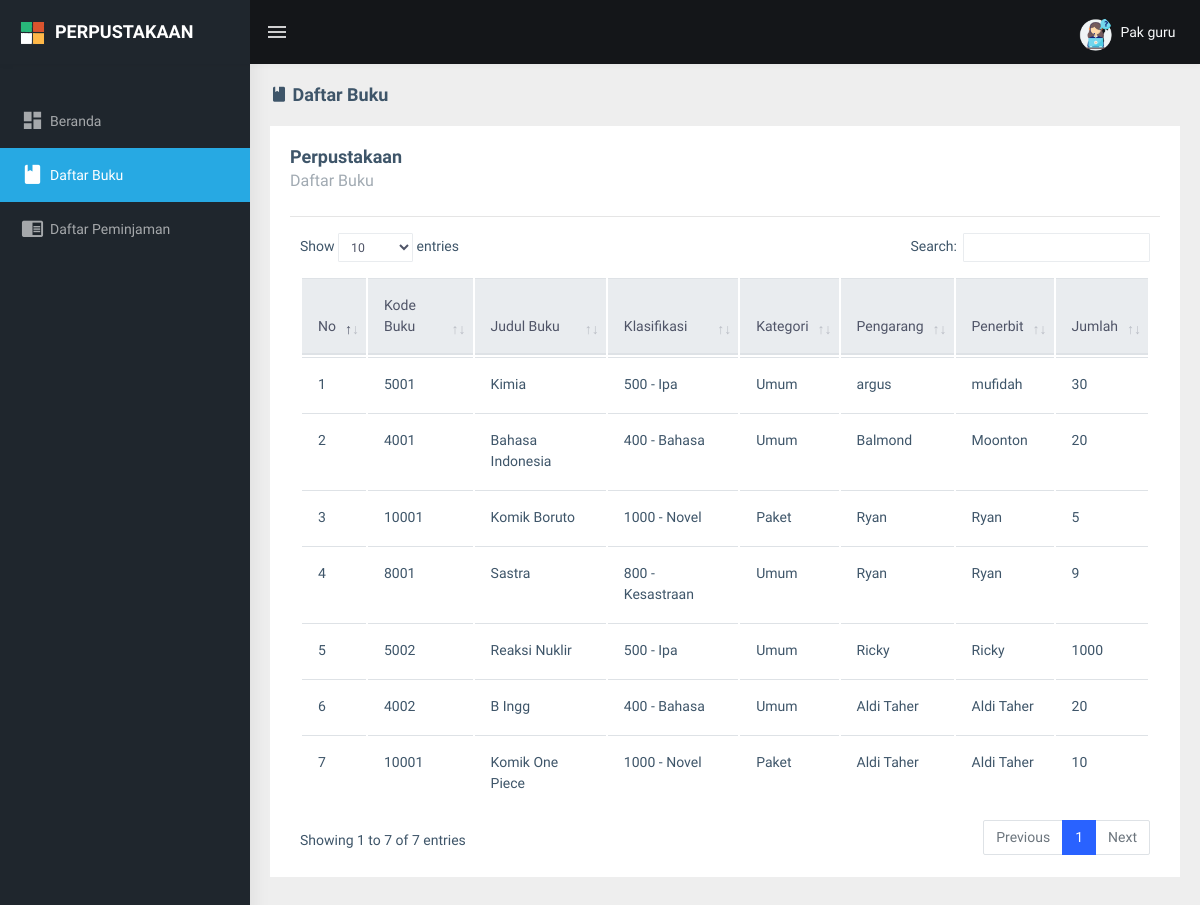
Page /simperpus/daftar_buku_guru (signed in) on the earlier database version.
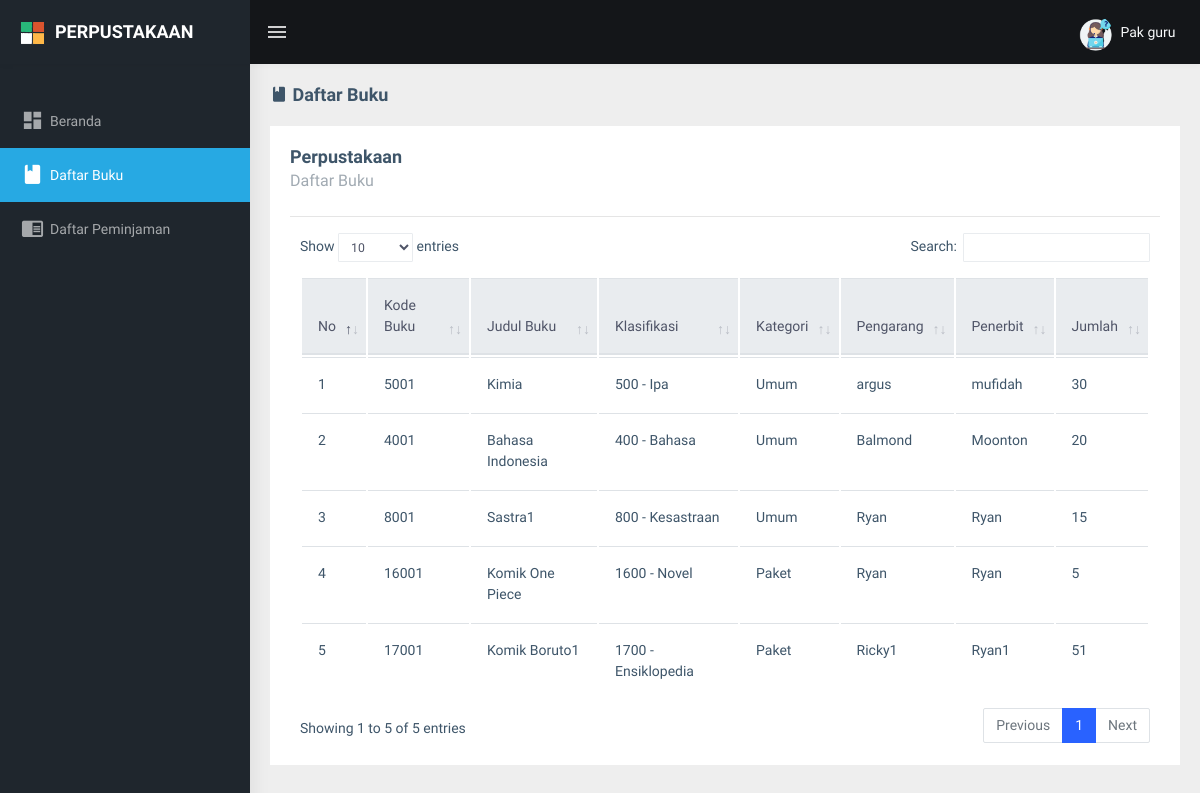
Same page on the later database version.
### tables this page shows
CREATE TABLE `guru` (
  `nuptk` varchar(20) NOT NULL,
  `nama_lengkap` varchar(50) NOT NULL,
  `no_hp` varchar(15) NOT NULL,
  `tempat_lahir` varchar(20) NOT NULL,
  `tgl_lahir` date NOT NULL,
  `jk` varchar(10) NOT NULL,
  `jabatan` varchar(20) NOT NULL,
  `thn_masuk` varchar(4) NOT NULL,
  `foto` varchar(50) NOT NULL,
  `pass` varchar(80) NOT NULL,
  `username` varchar(50) NOT NULL
);

CREATE TABLE `buku` (
  `id_buku` int(11) NOT NULL,
  `kode_isbn` varchar(100) NOT NULL,
  `no_buku` char(6) NOT NULL,
  `judul_buku` varchar(120) NOT NULL,
  `pengarang` varchar(100) NOT NULL,
  `penerbit` varchar(100) NOT NULL,
  `tahun_terbit` varchar(5) NOT NULL,
  `tempat_terbit` varchar(100) NOT NULL,
  `kategori_buku` tinyint(4) NOT NULL,
  `jenis` int(11) DEFAULT NULL,
  `kode_klasifikasi` char(30) NOT NULL,
  `kelas` char(5) DEFAULT NULL,
  `jilid_edisi` varchar(20) NOT NULL,
  `jumlah_buku` int(11) NOT NULL,
  `sumber_dana` varchar(50) NOT NULL,
  `harga_satuan` int(11) NOT NULL,
  `tanggal_input` datetime NOT NULL
);

CREATE TABLE `klasifikasi` (
  `kode_klasifikasi` char(30) NOT NULL,
  `klasifikasi` varchar(50) NOT NULL
);

### simperpus/app/get_data.php (called while the page is built, shortened)
<?php
    if (isset($_SESSION['unique_user']) && $_SESSION['type_user'] == "anggota") {
        $stmt_data = $mysqli->prepare("SELECT * FROM anggota WHERE nisn='{$_SESSION['unique2_user']}'");
        $stmt_data->execute();
        $result_data = $stmt_data->get_result();
        $row_data = $result_data->fetch_object();
        $stmt_transaksi = $mysqli->prepare("SELECT * FROM transaksi WHERE nisn='{$_SESSION['unique2_user']}'");
        $stmt_transaksi->execute();
        $result_transaksi = $stmt_transaksi->get_result();
        $row_transaksi = $result_transaksi->fetch_object();
        $stmt_transaksi2 = $mysqli->prepare("SELECT * FROM transaksi WHERE tgl_kembali='0' AND nisn='{$_SESSION['unique2_user']}'");
        $stmt_transaksi2->execute();
        $result_transaksi2 = $stmt_transaksi2->get_result();
        $row_transaksi2 = $result_transaksi2->fetch_object();
        $stmt_transaksi->close();
        $stmt_data->close();
        $stmt_transaksi2->close();
    } else if (isset($_SESSION['unique_user']) && $_SESSION['type_user'] == "guru") {
        $stmt_data = $mysqli->prepare("SELECT * FROM guru WHERE nuptk='{$_SESSION['unique2_user']}'");
        $stmt_data->execute();
        $result_data = $stmt_data->get_result();
        $row_data = $result_data->fetch_object();
    } else if (isset($_SESSION['unique_user']) && $_SESSION['type_user'] == "admin") {
        $stmt_data = $mysqli->prepare("SELECT * FROM admin WHERE id_admin='{$_SESSION['unique2_user']}'");
        $stmt_data->execute();
        $result_data = $stmt_data->get_result();
        $row_data = $result_data->fetch_object();
        $stmt_data->close();
    }
?>

### simperpus/views/pages/guru/daftar_buku.php (the view)
<div class="page-wrapper">
    <div class="page-breadcrumb">
        <div class="row">
            <div class="col-12 d-flex no-block align-items-center">
                <h4 class="page-title"><i class="<?= $icon ?>"></i> <?= $title ?></h4>
            </div>
        </div>
    </div>
    <div class="container-fluid">
        <div class="row">
            <div class="col-md-12">
                <div class="card">
                    <div class="card-body">
                        <div class="d-md-flex align-items-center">
                            <div>
                                <h4 class="card-title">Perpustakaan</h4>
                                <h5 class="card-subtitle"><?= $title ?></h5>
                            </div>
                        </div>
                        <hr>
                        <div class="row">
                            <div class="col-lg-12">
                                <div class="table-responsive">
                                    <table class="table table-hover" id="datatable_r">
                                        <thead class="thead-light">
                                            <tr>
                                                <th>No</th>
                                                <th>Kode Buku</th>
                                                <th>Judul Buku</th>
                                                <th>Klasifikasi</th>
                                                <th>Kategori</th>
                                                <th>Pengarang</th>
                                                <th>Penerbit</th>
                                                <th>Jumlah</th>
                                            </tr>
                                        </thead>
                                        <tbody>
                                            <?php
                                                $nomor = 1;
                                                $query = $mysqli->prepare("SELECT * FROM buku JOIN klasifikasi ON buku.kode_klasifikasi = klasifikasi.kode_klasifikasi");
                                                $query->execute();
                                                $result = $query->get_result();
                                                while ($row = $result->fetch_object()) {
                                                ?>
                                                    <tr>
                                                        <td><?= $nomor; ?></td>
                                                        <td><?= $row->no_buku; ?></td>
                                                        <td><?= $row->judul_buku; ?></td>
                                                        <td><?= $row->kode_klasifikasi; ?> - <?= $row->klasifikasi; ?></td>
                                                        <td>
                                                            <?php if ($row->kategori_buku == 1) : ?>
                                                                Umum
                                                            <?php elseif ($row->kategori_buku == 0) : ?>
                                                                Paket
                                                            <?php else : ?>
                                                                -
                                                            <?php endif; ?>
                                                        </td>
                                                        <td><?= $row->pengarang; ?></td>
                                                        <td><?= $row->penerbit; ?></td>
                                                        <td><?= $row->jumlah_buku; ?></td>
                                                    </tr>
                                            <?php
                                                $nomor++;
                                                }
                                            ?>
                                        </tbody>
                                    </table>
                                </div>
                            </div>
                        </div>
                    </div>
                </div>
            </div>
        </div>
    </div>

### simperpus/views/layout/header.php (shortened to what this page needs)
<!DOCTYPE html>
<html dir="ltr" lang="en">
<head>
    <link href="public/assets/libs/flot/css/float-chart.css" rel="stylesheet">
    <link href="public/assets/libs/datatables.net-bs4/css/dataTables.bootstrap4.css" rel="stylesheet">
    <link rel="stylesheet" href="public/dist/css/icons/font-awesome/css/fontawesome.css">
    <link rel="stylesheet" href="public/dist/css/yearpicker.css">
    <link rel="stylesheet" href="public/assets/libs/select2/dist/css/select2.min.css">
    <link href="public/dist/css/style.min.css" rel="stylesheet">
</head>
<body>

### simperpus/views/layout/navbar.php (shortened to what this page needs)
<div id="main-wrapper">
    <header class="topbar" data-navbarbg="skin5">
        <nav class="navbar top-navbar navbar-expand-md navbar-dark">
            <div class="navbar-header" data-logobg="skin5">
                <?php if (isset($_GET['views_admin'])) : ?>
                    <a class="navbar-brand" href="beranda_admin">
                        <b class="logo-icon p-l-10">
                            <img src="public/assets/images/logo-icon.png" alt="homepage" class="light-logo" />
                        </b>
                        <span class="logo-text">
                            <h4 class="light-logo mt-2">PERPUSTAKAAN</h4>
                        </span>
                    </a>
                <?php elseif (isset($_GET['views_guru'])) : ?>
                    <a class="navbar-brand" href="beranda_guru">
                        <b class="logo-icon p-l-10">
                            <img src="public/assets/images/logo-icon.png" alt="homepage" class="light-logo" />
                        </b>
                        <span class="logo-text">
                            <h4 class="light-logo mt-2">PERPUSTAKAAN</h4>
                        </span>
                    </a>
                <?php endif; ?>
            </div>
            <div class="navbar-collapse collapse" id="navbarSupportedContent" data-navbarbg="skin5">
                <ul class="navbar-nav float-left mr-auto">
                    <li class="nav-item d-none d-md-block"><a class="nav-link sidebartoggler waves-effect waves-light" href="javascript:void(0)" data-sidebartype="mini-sidebar"><i class="mdi mdi-menu font-24"></i></a></li>
                </ul>
                <ul class="navbar-nav float-right">
                    <li class="nav-item dropdown">
                        <?php if (isset($_GET['views_admin'])) : ?>
                            <a class="nav-link dropdown-toggle text-muted waves-effect waves-dark pro-pic" href="" data-toggle="dropdown" aria-haspopup="true" aria-expanded="false">
                                <img src="public/assets/images/users/1.jpg" alt="user" class="rounded-circle" width="31">
                                <span class="text-light ml-1"><?= $row_data->nama; ?></span>
                            </a>
                            <div class="dropdown-menu dropdown-menu-right user-dd animated">
                                <a class="dropdown-item" href="javascript:void(0)" data-toggle="modal" data-target="#modalPengaturanAkun"><i class="ti-settings m-r-5 m-l-5"></i> Pengaturan Akun</a>
                                <a class="dropdown-item" href="app/aksi_logout.php" onclick="return confirm('Yakin ingin keluar dari akun ini ?')"><i class="fa fa-power-off m-r-5 m-l-5"></i> Logout</a>
                            </div>
                        <?php elseif (isset($_GET['views_guru'])) : ?>
                            <a class="nav-link dropdown-toggle text-muted waves-effect waves-dark pro-pic" href="" data-toggle="dropdown" aria-haspopup="true" aria-expanded="false">
                                <img src="public/uploads/<?= $row_data->foto; ?>" alt="user" class="rounded-circle" height="35" width="35" style="object-fit:cover;">
                                <span class="text-light ml-1"><?= $row_data->nama_lengkap; ?></span>
                            </a>
                        <?php endif; ?>
                    </li>
                </ul>
            </div>
        </nav>
    </header>

### simperpus/views/layout/sidebar.php (shortened to what this page needs)
<aside class="left-sidebar" data-sidebarbg="skin5">
    <div class="scroll-sidebar">
        <nav class="sidebar-nav">
            <ul id="sidebarnav" class="p-t-30">
                <?php if (isset($_GET['views_admin'])) : ?>
                <li class="sidebar-item"> <a class="sidebar-link waves-effect waves-dark sidebar-link" href="beranda_admin" aria-expanded="false"><i class="mdi mdi-view-dashboard"></i><span class="hide-menu">Beranda</span></a></li>
                <li class="sidebar-item"> <a class="sidebar-link has-arrow waves-effect waves-dark" href="javascript:void(0)" aria-expanded="false"><i class="mdi mdi-receipt"></i><span class="hide-menu">Master Data </span></a>
                    <ul aria-expanded="false" class="collapse  first-level">
                        <li class="sidebar-item"><a href="data_kelas" class="sidebar-link"><i class="fas fa-clipboard"></i><span class="hide-menu"> Data Kelas </span></a></li>
                        <li class="sidebar-item"><a href="data_anggota" class="sidebar-link"><i class="fas fa-users"></i><span class="hide-menu"> Data Anggota </span></a></li>
                        <li class="sidebar-item"><a href="data_guru" class="sidebar-link"><i class="fas fa-user"></i><span class="hide-menu"> Data Guru </span></a></li>
                        <li class="sidebar-item"><a href="data_buku" class="sidebar-link"><i class="fas fa-book"></i><span class="hide-menu"> Data Buku </span></a></li>
                        <li class="sidebar-item"><a href="data_non_buku" class="sidebar-link"><i class="fas fa-box"></i><span class="hide-menu"> Data Non Buku </span></a></li>
                    </ul>
                </li>
                <li class="sidebar-item"> <a class="sidebar-link waves-effect waves-dark sidebar-link" href="peminjaman" aria-expanded="false"><i class="fas fa-address-book"></i><span class="hide-menu">Peminjaman</span></a></li>
                <?php elseif (isset($_GET['views_guru'])) : ?>
                <li class="sidebar-item"> <a class="sidebar-link waves-effect waves-dark sidebar-link" href="beranda_guru" aria-expanded="false"><i class="mdi mdi-view-dashboard"></i><span class="hide-menu">Beranda</span></a></li>
                <li class="sidebar-item"> <a class="sidebar-link waves-effect waves-dark sidebar-link" href="daftar_buku_guru" aria-expanded="false"><i class="mdi mdi-book"></i><span class="hide-menu">Daftar Buku</span></a></li>
                <li class="sidebar-item"> <a class="sidebar-link waves-effect waves-dark sidebar-link" href="daftar_peminjaman_guru" aria-expanded="false"><i class="mdi mdi-book-open"></i><span class="hide-menu">Daftar Peminjaman</span></a></li>
                <?php endif; ?>
            </ul>
        </nav>
    </div>
</aside>

### simperpus/guru.php (shortened to what this page needs)
<?php
include 'app/env.php';
?>
<?php
include 'app/get_data.php';
if (isset($_GET['views_guru']) && $_GET['views_guru'] == 'beranda_guru') {
    $title = 'Beranda';
    $icon = 'mdi mdi-view-dashboard';
} else if (isset($_GET['views_guru']) && $_GET['views_guru'] == 'daftar_buku_guru') {
    $title = 'Daftar Buku';
    $icon = 'mdi mdi-book';
} else if (isset($_GET['views_guru']) && $_GET['views_guru'] == 'daftar_peminjaman_guru') {
    $title = 'Daftar Peminjaman';
    $icon = 'mdi mdi-book-open';
} else {
    $title = 'Beranda';
    $icon = 'mdi mdi-view-dashboard';
}
include 'views/layout/header.php';
include 'views/layout/navbar.php';
include 'views/layout/sidebar.php';
if (isset($_GET['views_guru']) && $_GET['views_guru'] == 'beranda_guru') {
    include 'views/pages/guru/beranda.php';
} else if (isset($_GET['views_guru']) && $_GET['views_guru'] == 'daftar_buku_guru') {
    include 'views/pages/guru/daftar_buku.php';
} else if (isset($_GET['views_guru']) && $_GET['views_guru'] == 'daftar_peminjaman_guru') {
    include 'views/pages/guru/daftar_peminjaman.php';
} else {
    include 'views/pages/guru/beranda.php';
}
include 'views/layout/footer.php';
?>

### simperpus/views/layout/footer.php (shortened to what this page needs)
</div>
</div>
</body>
</html>

Differences in the rows shown:
removed buku: no_buku "10001", judul_buku "Komik Boruto", kode_klasifikasi.kode_klasifikasi "1000", kode_klasifikasi.klasifikasi "Novel", kategori_buku "Paket", pengarang "Ryan", penerbit "Ryan", jumlah_buku "5"
removed buku: no_buku "8001", judul_buku "Sastra", kode_klasifikasi.kode_klasifikasi "800", kode_klasifikasi.klasifikasi "Kesastraan", kategori_buku "Umum", pengarang "Ryan", penerbit "Ryan", jumlah_buku "9"
removed buku: no_buku "5002", judul_buku "Reaksi Nuklir", kode_klasifikasi.kode_klasifikasi "500", kode_klasifikasi.klasifikasi "Ipa", kategori_buku "Umum", pengarang "Ricky", penerbit "Ricky", jumlah_buku "1000"
removed buku: no_buku "4002", judul_buku "B Ingg", kode_klasifikasi.kode_klasifikasi "400", kode_klasifikasi.klasifikasi "Bahasa", kategori_buku "Umum", pengarang "Aldi Taher", penerbit "Aldi Taher", jumlah_buku "20"
removed buku: no_buku "10001", judul_buku "Komik One Piece", kode_klasifikasi.kode_klasifikasi "1000", kode_klasifikasi.klasifikasi "Novel", kategori_buku "Paket", pengarang "Aldi Taher", penerbit "Aldi Taher", jumlah_buku "10"
added buku: no_buku "8001", judul_buku "Sastra1", kode_klasifikasi.kode_klasifikasi "800", kode_klasifikasi.klasifikasi "Kesastraan", kategori_buku "Umum", pengarang "Ryan", penerbit "Ryan", jumlah_buku "15"
added buku: no_buku "16001", judul_buku "Komik One Piece", kode_klasifikasi.kode_klasifikasi "1600", kode_klasifikasi.klasifikasi "Novel", kategori_buku "Paket", pengarang "Ryan", penerbit "Ryan", jumlah_buku "5"
added buku: no_buku "17001", judul_buku "Komik Boruto1", kode_klasifikasi.kode_klasifikasi "1700", kode_klasifikasi.klasifikasi "Ensiklopedia", kategori_buku "Paket", pengarang "Ricky1", penerbit "Ryan1", jumlah_buku "51"
Other differences:
text written by a page script: "Show entries Search: Showing 1 to 7 of 7 entries Previous 1 Next" → "Show entries Search: Showing 1 to 5 of 5 entries Previous 1 Next"
